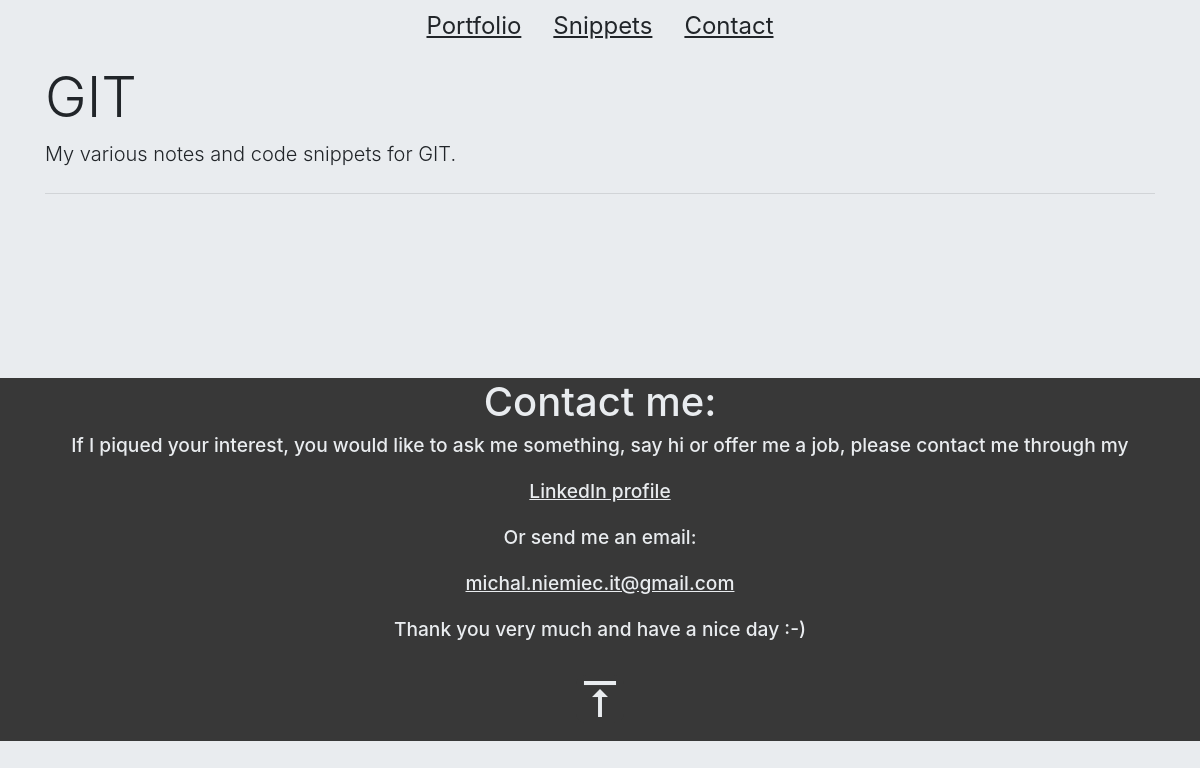
The app's page /notes/my_notes/?category=GIT, older data.
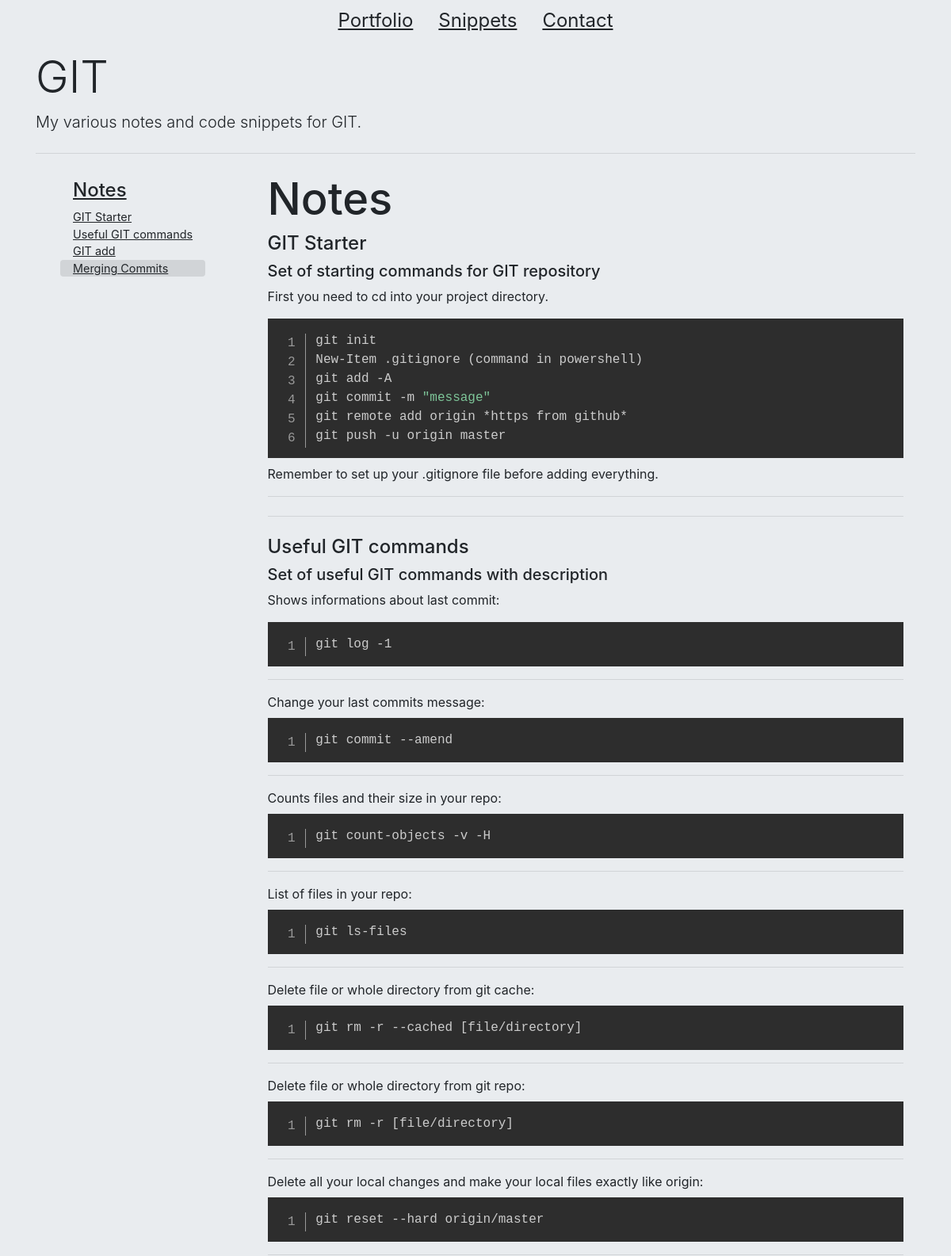
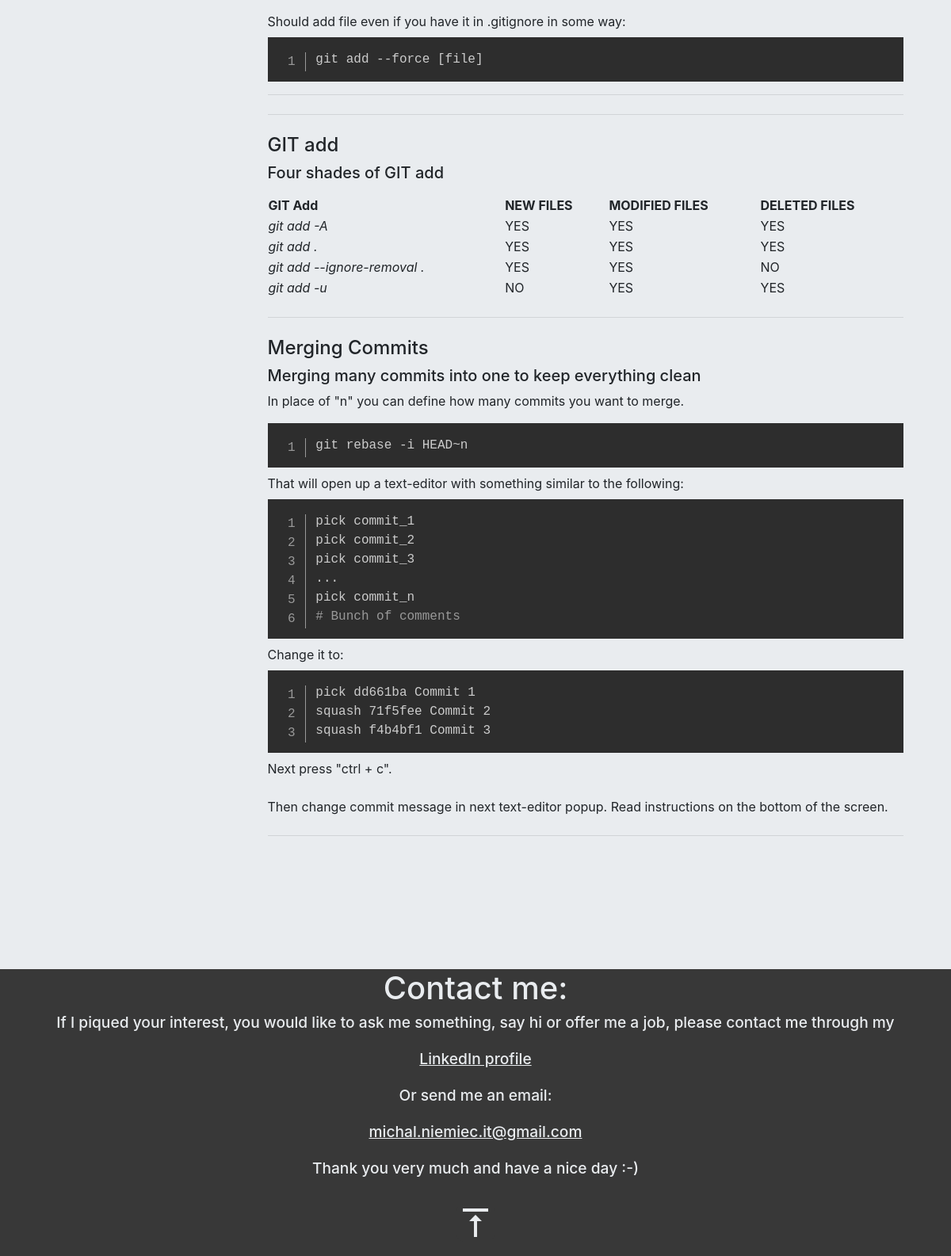
The same page, newer data (2 pictures, top to bottom).
### notes/models.py (models this page shows, shortened)
class Category(models.Model):
    category = models.CharField(max_length=255, blank=True, null=True)
    def __str__(self):
        return self.category

class Note(models.Model):
    title = models.CharField(max_length=300)
    description = models.CharField(max_length=1000)
    details = models.TextField(max_length=10000, blank=True)
    category = models.ForeignKey(Category, on_delete=models.CASCADE, blank=True, null=True)
    sub_category = models.ForeignKey(SubCategory, on_delete=models.CASCADE, blank=True, null=True)

### notes/views.py (the view)
# urls.py: path('my_notes/', views.my_notes, name='my_notes'),
def my_notes(request):
    category = request.GET['category']
    notes = Note.objects.filter(category__category=category, sub_category__sub_category="Notes")
    snippets = Note.objects.filter(category__category=category, sub_category__sub_category="Code_Snippets")
    context = {
        'notes': notes,
        'snippets': snippets,
        'category': category
    }
    return render(request, 'my_notes.html', context)

### notes/context_processors.py (called while the page is built)
def categories(request):
    return {
        'categories': Category.objects.all()
    }

### notes/templates/my_notes.html (shortened to what this page needs)
{% extends "portfolio/base.html" %}
{% block content %}
<!DOCTYPE html>
<html lang="en">
<head>
</head>
<body>
<div class="jumbotron jumbotron-fluid">
    <div class="container">
        <h1 class="display-2">{{ category }}</h1>
        <p class="lead">My various notes and code snippets for {{ category }}.</p>
        <hr class="my-4">
        <div class="container">
            <div class="row">
                <div class="col-12 col-sm-3">
                    <nav id="navbar-example3" class="navbar sticky-top navbar-light">
                        <nav class="nav nav-pills flex-column">
                            {% if notes %}
                                <a class="nav-link" href="#notes"><h4>Notes</h4></a>
                                {% for note in notes %}
                                    <a class="nav-link" href="#note_{{ forloop.counter }}">{{ note.title }}</a>
                                {% endfor %}
                            {% endif %}
                        </nav>
                    </nav>
                </div>
                <div id="content" class="col-12 col-sm-9">
                    <div data-spy="scroll" data-target="#navbar-example3" data-offset="0">
                        {% if notes %}
                            <h1 id="notes">Notes</h1>
                            {% for note in notes %}
                                <h4 id="note_{{ forloop.counter }}">{{ note.title }}</h4>
                                <h5>{{ note.description }}</h5>
                                <p>{{ note.details|safe }}</p>
                                <hr class="my-4">
                            {% endfor %}
                        {% endif %}
                    </div>
                </div>
            </div>
        </div>
        <br><br>
    </div>
</div>
{% include 'portfolio/partials/contact_section.html' %}
</body>
</html>
{% endblock %}

### portfolio/templates/portfolio/base.html (shortened to what this page needs)
{% load static %}
<!DOCTYPE html>
<html lang="en">
<head>
    <link rel="stylesheet" href="{% static 'css/style.css' %}">
    <link rel="stylesheet" href="https://stackpath.bootstrapcdn.com/bootstrap/4.5.0/css/bootstrap.min.css"
>
    <link href="{% static 'css/prism.css' %}" rel="stylesheet"/>
</head>
<body>
<header id="menu" class="header">
    <a href="/" class="nav-link header-link">Portfolio</a>
    <a class="nav-link" href="#" id="navbarDropdownMenuLink" role="button" data-toggle="dropdown" aria-haspopup="true"
       aria-expanded="false">
        Snippets
    </a>
    <a href="#contact" class="nav-link header-link">Contact</a>
</header>
{% block content %}{% endblock %}
</body>
</html>

### portfolio/templates/portfolio/partials/contact_section.html (shortened to what this page needs)
<div data-spy="scroll" data-target="#contact" data-offset="0">
    <section class="landing-section-contact">
        <div id="contact" class="landing-section-contact">
            <center><h2>Contact me:</h2>
                <h3>If I piqued your interest, you would like to ask me something, say hi or offer me a job, please
                    contact me through my<br><br> <a target="_blank"
                                                     href="https://www.linkedin.com/in/micha%C5%82-niemiec-935460183/">LinkedIn
                        profile</a><br><br>
                    Or send me an email:<br><br>
                    <br><br>Thank you very much and have a nice day :-)
                    <br><br><link href="https://fonts.googleapis.com/icon?family=Material+Icons" rel="stylesheet">
                    <a href="#top"><i class="material-icons" style="font-size:48px;color:#e9ecef">vertical_align_top</i></a>
                </h3>
            </center>
        </div>
    </section>
</div>

### portfolio/static/css/style.css (style rules this page uses)
body { position: relative !important; background: #e9ecef !important; }
a { color: #212529 !important; text-decoration: underline !important; }
.landing-section-contact { min-height: 45vh; width: 100%; display: flex; align-items: center; justify-content: center; flex-direction: column; background: #383838; color: #e9ecef !important; }
.landing-section-contact a { color: #e9ecef !important; text-decoration: underline !important; }
.header { width: 100%; display: flex; justify-content: center; top: 0; left: 0; position: absolute; font-size: 150%; color: white !important; }
h1 { font-size: 3.5em !important; }
h2 { font-size: 2.5em !important; }
h3 { font-size: 1.2em !important; }
.navbar .active { background-color: #d1d4d7 !important; }
.navbar .nav-link { font-size:0.9em !important; }
.navbar .nav-link { padding-top: 0px !important; padding-bottom: 0px !important; }
.navbar { max-height: 100vh !important; overflow-y: auto !important; }
.material-icons { text-decoration: none !important; color: #e9ecef !important; background: #383838; border-radius: 20%; margin: 10px; }

### portfolio/static/css/prism.css (style rules this page uses)
code[class*="language-"], pre[class*="language-"] { color: #ccc; background: none; font-family: Consolas, Monaco, 'Andale Mono', 'Ubuntu Mono', monospace; font-size: 1em; text-align: left; white-space: pre; word-spacing: normal; word-break: normal; word-wrap: normal; line-height: 1.5; -moz-tab-size: 4; -o-tab-size: 4; tab-size: 4; -webkit-hyphens: none; -moz-hyphens: none; -ms-hyphens: none; hyphens: none; }
pre[class*="language-"] { padding: 1em; margin: .5em 0; overflow: auto; }
:not(pre) > code[class*="language-"], pre[class*="language-"] { background: #2d2d2d; }
pre[class*="language-"].line-numbers { position: relative; padding-left: 3.8em; counter-reset: linenumber; }
pre[class*="language-"].line-numbers > code { position: relative; white-space: inherit; }

Row changes from the older to the newer data that the page shows:
added Note: title "GIT Starter", description "Set of starting commands for GIT repository", details "First you need to cd into your project directory. git init New-Item .gitignore (command in powershell) git add -A git commit -m \"message\" git remote add origin *https from github* git push -u origin master Remember to set up your .gitignore file before adding everything."
added Note: title "Useful GIT commands", description "Set of useful GIT commands with description", details "Shows informations about last commit: git log -1 Change your last commits message: git commit --amend Counts files and their size in your repo: git count-objects -v -H List of files in your repo: git ls-files Delete file or whole directory from git cache: git rm -r --cached [file/directory] Delete file or whole directory from git repo: git rm -r [file/directory] Delete all your local changes and make your local files exactly like origin: git reset --hard origin/master Should add file even if you have it in .gitignore in some way: git add --force [file]"
added Note: title "GIT add", description "Four shades of GIT add", details "GIT Add NEW FILES MODIFIED FILES DELETED FILES git add -A YES YES YES git add . YES YES YES git add --ignore-removal . YES YES NO git add -u NO YES YES"
added Note: title "Merging Commits", description "Merging many commits into one to keep everything clean", details "In place of \"n\" you can define how many commits you want to merge. git rebase -i HEAD~n That will open up a text-editor with something similar to the following: pick commit_1 pick commit_2 pick commit_3 ... pick commit_n # Bunch of comments Change it to: pick dd661ba Commit 1 squash 71f5fee Commit 2 squash f4b4bf1 Commit 3 Next press \"ctrl + c\". Then change commit message in next text-editor popup. Read instructions on the bottom of the screen."
Text that changed along with them:
text now shown: "Notes Notes"
